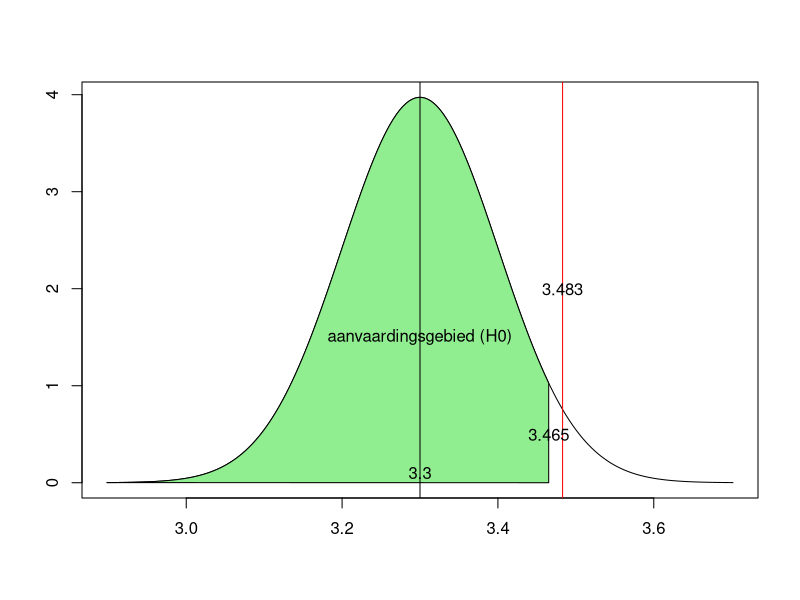

R code for this plot:
#1. Formuleer de hypothesen:
#  H0:??=3.3
#  H1:??>3.3

#2.  Kies significantieniveau, bv.  ??=0.05


# We hebben een steekproef met
n <- 30      # steekproefgrootte
sm <- 3.483  # steekproefgemiddelde
s <- 0.55    # standaardafwijking (verondersteld gekend)
a <- 0.05    # significantieniveau (gekozen door de onderzoeker)
m0 <- 3.3    # hypothetisch populatiegemiddelde (H0)

#3. Bepaal de waarde van de toetsingsgrootheid, in dit geval steekproefgemiddelde =3.483

#A overschrijdingskans

#4. Bepaal de overschrijdingskans p en verwerp H0 als  p < ??

p <- 1 - pnorm(sm, m0, s/sqrt(n))
p

if(p < a) {
  print("H0 verwerpen")
} else {
  print("H0 niet verwerpen")
}

#B kritieke gebied
g <- m0 + qnorm(1-a) * s / sqrt(n)
g

# Als het gevonden steekproefgemiddelde onder g ligt, kan je H0 niet verwerpen
if (sm < g) {
  print("H0 niet verwerpen")
} else {
  print("H0 verwerpen")
}

#plot 
# grenzen van de plot (x-waarden)
x <- seq(m0-4*s/sqrt(n), m0+4*s/sqrt(n), length=200)
# y-waarden (volgen de Gauss-curve)
dist <- dnorm(x, m0, s/sqrt(n))
plot (x, dist, type = 'l', xlab = '', ylab = '')

# Toon het gevonden steekproefgemiddelde ahv rode vertikale lijn
abline(v=sm, col='red')
text(sm, 2, sm)

# Het aanvaardingsgebied plotten
i <- x <= g                    # Waarden van x links van g
polygon(                       # Plot deze waarden op de grafiek
  c(x[i],    g,                       g),
  c(dist[i], dnorm(g, m0, s/sqrt(n)), 0),
  col = 'lightgreen')
text(g,.5,signif(g, digits=4)) # Toon grenswaarde

text(m0, 0.1, m0)              # Hypothetisch populatiegemiddelde
abline(v=m0)                   # Trek daar een vertikale lijn

text(m0, 1.5, 'aanvaardingsgebied (H0)')